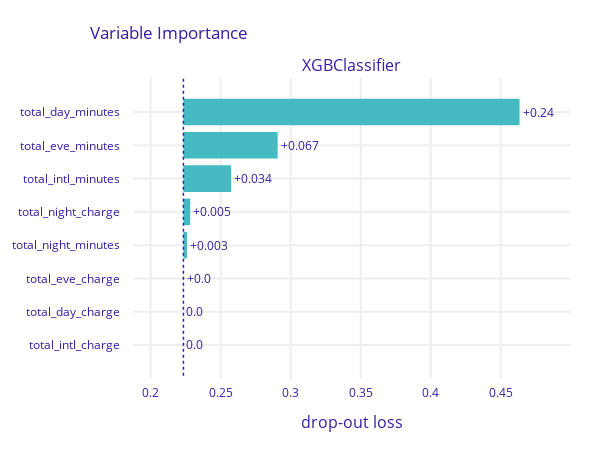

The notebook cell saved with this chart:
### Code cell
xgboost_model = xgboost.XGBClassifier(
    n_estimators=50,
    max_depth=2,
    use_label_encoder=False,
    eval_metric="logloss",
    tree_method="hist"
).fit(x_train, y_train)
explainer_xgb = dx.Explainer(xgboost_model, x_test, y_test, verbose=False)
display(explainer_xgb.model_performance())
pvi_xgb = explainer_xgb.model_parts(random_state=0)
pvi_xgb.plot(show=False).update_layout(autosize=False, width=600, height=450)

### Figure 1 — Plotly figure (JSON) as saved in the notebook; plotly's stock layout.template omitted (floating-point values rounded to 4 significant figures)
{"data": [{"base": 0.2234, "hoverinfo": "text", "hoverlabel": {"bgcolor": "rgba(0,0,0,0.8)"}, "hovertext": ["Model: XGBClassifier loss after<br>variable: total_day_minutes is permuted: 0.463<br>Drop-out loss change: +0.24", "Model: XGBClassifier loss after<br>variable: total_eve_minutes is permuted: 0.291<br>Drop-out loss change: +0.067", "Model: XGBClassifier loss after<br>variable: total_intl_minutes is permuted: 0.257<br>Drop-out loss change: +0.034", "Model: XGBClassifier loss after<br>variable: total_night_charge is permuted: 0.228<br>Drop-out loss change: +0.005", "Model: XGBClassifier loss after<br>variable: total_night_minutes is permuted: 0.226<br>Drop-out loss change: +0.003", "Model: XGBClassifier loss after<br>variable: total_eve_charge is permuted: 0.224<br>Drop-out loss change: +0.0", "Model: XGBClassifier loss after<br>variable: total_day_charge is permuted: 0.223<br>Drop-out loss change: -0.0", "Model: XGBClassifier loss after<br>variable: total_intl_charge is permuted: 0.223<br>Drop-out loss change: -0.0"], "marker": {"color": "#46bac2"}, "orientation": "h", "showlegend": false, "text": ["+0.24", "+0.067", "+0.034", "+0.005", "+0.003", "+0.0", "0.0", "0.0"], "textposition": "outside", "type": "bar", "x": [0.2399, 0.06727, 0.03401, 0.004841, 0.002502, 0.0001504, 0, 0], "xaxis": "x", "y": ["total_day_minutes", "total_eve_minutes", "total_intl_minutes", "total_night_charge", "total_night_minutes", "total_eve_charge", "total_day_charge", "total_intl_charge"], "yaxis": "y"}], "layout": {"annotations": [{"font": {"size": 16}, "showarrow": false, "text": "XGBClassifier", "x": 0.5, "xanchor": "center", "xref": "paper", "y": 1, "yanchor": "bottom", "yref": "paper"}, {"font": {"size": 16}, "showarrow": false, "text": "drop-out loss", "x": 0.5, "xanchor": "center", "xref": "paper", "y": 0, "yanchor": "top", "yref": "paper", "yshift": -30}], "autosize": false, "font": {"color": "#371ea3"}, "height": 450, "margin": {"b": 71, "r": 30, "t": 78}, "shapes": [{"line": {"color": "#371ea3", "dash": "dot", "width": 1.5}, "type": "line", "x0": 0.2234, "x1": 0.2234, "xref": "x", "y0": -1, "y1": 8, "yref": "y"}], "title": {"text": "Variable Importance", "x": 0.15}, "width": 600, "xaxis": {"anchor": "y", "automargin": true, "domain": [0, 1], "fixedrange": true, "gridwidth": 2, "range": [0.1875, 0.4994], "tickcolor": "white", "ticklen": 3, "ticks": "outside", "type": "linear", "zeroline": false}, "yaxis": {"anchor": "x", "automargin": true, "autorange": "reversed", "domain": [0, 1], "fixedrange": true, "gridwidth": 2, "tickcolor": "white", "ticklen": 10, "ticks": "outside", "type": "category"}}}
